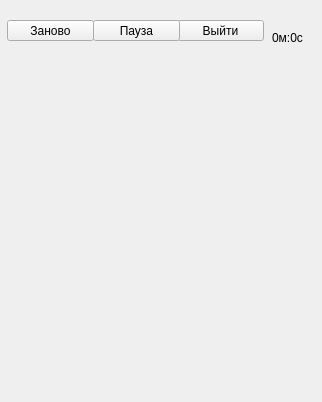
<?xml version="1.0" encoding="UTF-8"?>
<ui version="4.0">
 <class>GamePlayWidget</class>
 <widget class="QWidget" name="GamePlayWidget">
  <property name="geometry">
   <rect>
    <x>0</x>
    <y>0</y>
    <width>322</width>
    <height>402</height>
   </rect>
  </property>
  <property name="windowTitle">
   <string>Form</string>
  </property>
  <widget class="QWidget" name="GamePlayCentralWidget" native="true">
   <property name="geometry">
    <rect>
     <x>0</x>
     <y>0</y>
     <width>322</width>
     <height>402</height>
    </rect>
   </property>
   <widget class="QPushButton" name="exitGameBtn">
    <property name="geometry">
     <rect>
      <x>177</x>
      <y>20</y>
      <width>87</width>
      <height>21</height>
     </rect>
    </property>
    <property name="cursor">
     <cursorShape>PointingHandCursor</cursorShape>
    </property>
    <property name="text">
     <string>Выйти</string>
    </property>
   </widget>
   <widget class="QPushButton" name="restartGameBtn">
    <property name="geometry">
     <rect>
      <x>7</x>
      <y>20</y>
      <width>87</width>
      <height>21</height>
     </rect>
    </property>
    <property name="cursor">
     <cursorShape>PointingHandCursor</cursorShape>
    </property>
    <property name="text">
     <string>Заново</string>
    </property>
   </widget>
   <widget class="QPushButton" name="pauseGameBtn">
    <property name="geometry">
     <rect>
      <x>93</x>
      <y>20</y>
      <width>87</width>
      <height>21</height>
     </rect>
    </property>
    <property name="cursor">
     <cursorShape>PointingHandCursor</cursorShape>
    </property>
    <property name="text">
     <string>Пауза</string>
    </property>
   </widget>
   <widget class="QLabel" name="timerGame">
    <property name="geometry">
     <rect>
      <x>272</x>
      <y>30</y>
      <width>43</width>
      <height>16</height>
     </rect>
    </property>
    <property name="text">
     <string>0м:0с</string>
    </property>
   </widget>
   <widget class="QWidget" name="gridWidget" native="true">
    <property name="enabled">
     <bool>true</bool>
    </property>
    <property name="geometry">
     <rect>
      <x>0</x>
      <y>80</y>
      <width>320</width>
      <height>320</height>
     </rect>
    </property>
    <property name="sizePolicy">
     <sizepolicy hsizetype="Minimum" vsizetype="Minimum">
      <horstretch>0</horstretch>
      <verstretch>0</verstretch>
     </sizepolicy>
    </property>
    <property name="minimumSize">
     <size>
      <width>320</width>
      <height>320</height>
     </size>
    </property>
    <property name="maximumSize">
     <size>
      <width>320</width>
      <height>320</height>
     </size>
    </property>
    <layout class="QGridLayout" name="gridLayout" rowstretch="0" columnstretch="0" rowminimumheight="0" columnminimumwidth="0">
     <property name="sizeConstraint">
      <enum>QLayout::SetDefaultConstraint</enum>
     </property>
     <property name="leftMargin">
      <number>0</number>
     </property>
     <property name="topMargin">
      <number>0</number>
     </property>
     <property name="rightMargin">
      <number>0</number>
     </property>
     <property name="bottomMargin">
      <number>0</number>
     </property>
     <property name="spacing">
      <number>0</number>
     </property>
    </layout>
   </widget>
  </widget>
 </widget>
 <resources/>
 <connections/>
</ui>
